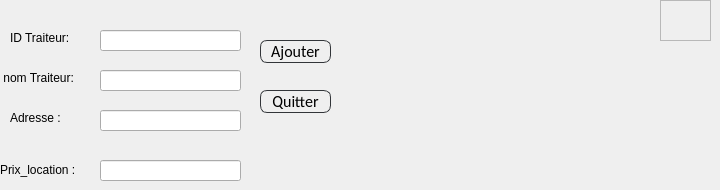
      <widget class="QWidget" name="Ajouter_Traiteur">
       <attribute name="title">
        <string>Ajouter Traiteur</string>
       </attribute>
       <widget class="QLineEdit" name="le_id">
        <property name="geometry">
         <rect>
          <x>100</x>
          <y>30</y>
          <width>141</width>
          <height>21</height>
         </rect>
        </property>
        <property name="text">
         <string/>
        </property>
       </widget>
       <widget class="QLineEdit" name="le_adresse">
        <property name="geometry">
         <rect>
          <x>100</x>
          <y>110</y>
          <width>141</width>
          <height>21</height>
         </rect>
        </property>
       </widget>
       <widget class="QLineEdit" name="le_prix">
        <property name="geometry">
         <rect>
          <x>100</x>
          <y>160</y>
          <width>141</width>
          <height>21</height>
         </rect>
        </property>
       </widget>
       <widget class="QLineEdit" name="le_nom">
        <property name="geometry">
         <rect>
          <x>100</x>
          <y>70</y>
          <width>141</width>
          <height>21</height>
         </rect>
        </property>
       </widget>
       <widget class="QLabel" name="label">
        <property name="geometry">
         <rect>
          <x>10</x>
          <y>30</y>
          <width>61</width>
          <height>16</height>
         </rect>
        </property>
        <property name="styleSheet">
         <string notr="true">font: 75 11pt &quot;MS Shell Dlg 2&quot;;
color: rgb(0, 0, 0);</string>
        </property>
        <property name="text">
         <string>ID Traiteur:</string>
        </property>
       </widget>
       <widget class="QLabel" name="label_2">
        <property name="geometry">
         <rect>
          <x>0</x>
          <y>70</y>
          <width>81</width>
          <height>16</height>
         </rect>
        </property>
        <property name="styleSheet">
         <string notr="true">font: 75 11pt &quot;MS Shell Dlg 2&quot;;
color: rgb(0, 0, 0);</string>
        </property>
        <property name="text">
         <string> nom Traiteur:</string>
        </property>
       </widget>
       <widget class="QLabel" name="label_3">
        <property name="geometry">
         <rect>
          <x>10</x>
          <y>110</y>
          <width>61</width>
          <height>16</height>
         </rect>
        </property>
        <property name="styleSheet">
         <string notr="true">font: 75 11pt &quot;MS Shell Dlg 2&quot;;
color: rgb(0, 0, 0);</string>
        </property>
        <property name="text">
         <string>Adresse :</string>
        </property>
       </widget>
       <widget class="QLabel" name="label_4">
        <property name="geometry">
         <rect>
          <x>0</x>
          <y>160</y>
          <width>91</width>
          <height>20</height>
         </rect>
        </property>
        <property name="styleSheet">
         <string notr="true">font: 75 11pt &quot;MS Shell Dlg 2&quot;;
color: rgb(0, 0, 0);</string>
        </property>
        <property name="text">
         <string>Prix_location :</string>
        </property>
       </widget>
       <widget class="QPushButton" name="Quitter_Ajoutsalle">
        <property name="geometry">
         <rect>
          <x>260</x>
          <y>90</y>
          <width>71</width>
          <height>23</height>
         </rect>
        </property>
        <property name="styleSheet">
         <string notr="true">QPushButton
{
	background: transparent;
	border-style:solid;
	border-radius:7px;
	border-width:1px;
border-color: rgb(50, 53, 57);
	color:rgb(0,0,0);
	font-size:16px;
font-family:Calibri;
}

QPushButton:hover
{
	background-color: #00000000;
	border-color: rgb(30, 227, 0);
	/*color:rgb(30, 227, 0);*/
}

QPushButton:focus
{
	background-color:  rgb(30, 227, 0);
	border-color: rgba(30, 227, 0,0);
	color:rgb(255, 255, 255);
}</string>
        </property>
        <property name="text">
         <string>Quitter</string>
        </property>
       </widget>
       <widget class="QPushButton" name="Ok_Ajoutsalle">
        <property name="geometry">
         <rect>
          <x>260</x>
          <y>40</y>
          <width>71</width>
          <height>23</height>
         </rect>
        </property>
        <property name="styleSheet">
         <string notr="true">QPushButton
{
	background: transparent;
	border-style:solid;
	border-radius:7px;
	border-width:1px;
border-color: rgb(50, 53, 57);
	color:rgb(0,0,0);
	font-size:16px;
font-family:Calibri;
}

QPushButton:hover
{
	background-color: #00000000;
	border-color: rgb(30, 227, 0);
	/*color:rgb(30, 227, 0);*/
}

QPushButton:focus
{
	background-color:  rgb(30, 227, 0);
	border-color: rgba(30, 227, 0,0);
	color:rgb(255, 255, 255);
}</string>
        </property>
        <property name="text">
         <string>Ajouter</string>
        </property>
       </widget>
       <widget class="QFrame" name="heart">
        <property name="geometry">
         <rect>
          <x>660</x>
          <y>0</y>
          <width>51</width>
          <height>41</height>
         </rect>
        </property>
        <property name="styleSheet">
         <string notr="true">image: url(:/heart.png);</string>
        </property>
        <property name="frameShape">
         <enum>QFrame::StyledPanel</enum>
        </property>
        <property name="frameShadow">
         <enum>QFrame::Raised</enum>
        </property>
       </widget>
      </widget>
